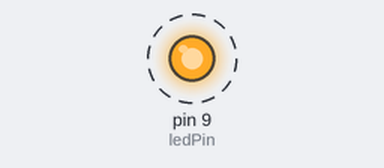
Simulated run of this sketch. Board: Arduino Uno, built with avr-gcc and run on an emulated ATmega328P. Shown: output pins drawn as LEDs (lit = HIGH). Dashed ring = blinking. What the sketch prints to the serial monitor is not drawn.

Above: at 0.5 s.
Timing chart, 0 to 4.6 s (numbered marks = the images above):
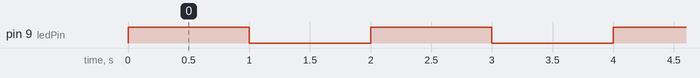

Measured:
- by itself, pin 9 (ledPin): alternates HIGH for 1.0 s and LOW for 1.0 s

The sketch:

BreakfastSerial.ino
```cpp
// (licence header left out)
int ledPin = 9;

// -------------------------------------------------------------------------------------------------
// setup: Run once, when the sketch is started

void setup()
{
  Serial.begin(9600);           // Opens the serial port
  pinMode(ledPin, OUTPUT);      // Sets the digital pin as an output
}

// -------------------------------------------------------------------------------------------------
// loop: Run over and over again

void loop()
{
  digitalWrite(ledPin, HIGH);   // Turns the LED on
  Serial.println("LED On!");    // Display a helpful message
  delay(1000);                  // Waits for one second (1000 milliseconds)
  digitalWrite(ledPin, LOW);    // Turns the LED off
  Serial.println("LED Off!");   // Display a helpful message
  delay(1000);                  // Waits for one second
}
```
